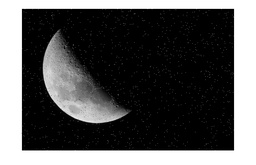
#> input picture imagens/entrada/Lua1_gray.jpg, 256 x 165 px, shrunk from 723 x 465 before the run
$ python parte_3.py
#> lines starting #> are read from the running program, lines starting #| are printed output that depends on the picture
import cv2
import math
import numpy as np

Pwx = np.array([[-1, 0, 1], [-1, 0, 1], [-1, 0, 1]])
Pwy = np.array([[-1, -1, -1], [0, 0, 0], [1, 1, 1]])

Sbx = np.array([[-1, 0, 1], [-2, 0, 2], [-1, 0, 1]])
Sby = np.array([[-1, -2, -1], [0, 0, 0], [1, 2, 1]])

Scx = np.array([[-3, 0, 3], [-10, 0, 10], [-3, 0, 3]])
Scy = np.array([[-3, -10, -3], [0, 0, 0], [3, 10, 3]])


def apply_kernel(img, kernel):
    sz = kernel.shape[0] // 2

    # add mirror board
    img_padded = cv2.copyMakeBorder(img, sz, sz, sz, sz, cv2.BORDER_REFLECT)

    # Create output image
    output_img = np.zeros_like(img_padded, dtype=np.int32)

    for i in range(sz, img_padded.shape[0] - sz):
        for j in range(sz, img_padded.shape[1] - sz):
            neigh = img_padded[i - sz:i + sz + 1, j - sz:j + sz + 1]
            output_img[i, j] = np.sum(neigh * kernel)

    # Remove mirror board
    output_img = output_img[sz:-sz, sz:-sz]

    # Normalize
    output_img = (output_img - np.min(output_img)) / (np.max(output_img) - np.min(output_img)) * 255

    return output_img.astype(np.uint8)


def gradient_magnitude(gx, gy):
    gx = gx.astype(np.int32)
    gy = gy.astype(np.int32)
    magnitude = np.around(np.sqrt(gx ** 2 + gy ** 2))
    magnitude = magnitude / np.max(magnitude) * 255

    return magnitude.astype(np.uint8)


def gradient_direction(gx, gy):
    gx = gx.astype(np.int32)
    gy = gy.astype(np.int32)
    eps = 10 ** (-8)
    direction = np.degrees(np.arctan2(gy, gx + eps))
    direction = (direction - np.min(direction)) / (np.max(direction) - np.min(direction)) * 255

    return direction.astype(np.uint8)


def local_maximum(gx, gy):
    gx = gx.astype(np.int32)
    gy = gy.astype(np.int32)
    magnitude = np.around(np.sqrt(gx ** 2 + gy ** 2))
    eps = 10 ** (-8)
    direction = np.degrees(np.arctan2(gy, gx + eps))

    def get_neighbours(i, j):
        mapping = {
            'A': (i - 1, j - 1),
            'B': (i - 1, j),
            'C': (i - 1, j + 1),
            'D': (i, j - 1),
            'F': (i, j + 1),
            'G': (i + 1, j - 1),
            'H': (i + 1, j),
            'I': (i + 1, j + 1)
        }
        if 22.5 < direction[i, j] <= 67.5:
            return mapping['C'], mapping['G']
        elif 67.5 < direction[i, j] <= 112.5:
            return mapping['B'], mapping['H']
        elif 112.5 < direction[i, j] <= 157.5:
            return mapping['A'], mapping['I']
        elif 157.5 < direction[i, j] <= 180:
            return mapping['D'], mapping['F']
        elif -22.5 < direction[i, j] <= 22.5:
            return mapping['F'], mapping['D']
        elif -67.5 < direction[i, j] <= -22.5:
            return mapping['I'], mapping['A']
        elif -112.5 < direction[i, j] <= -67.5:
            return mapping['H'], mapping['B']
        elif -157.5 < direction[i, j] <= -112.5:
            return mapping['G'], mapping['C']
        elif -180 <= direction[i, j] <= -157.5:
            return mapping['D'], mapping['F']

    output_img = np.zeros_like(magnitude, dtype=np.int32)

    for i in range(1, direction.shape[0] - 1):
        for j in range(1, direction.shape[1] - 1):
            y, x = get_neighbours(i, j)
            yi, yj = y
            xi, xj = x
            if magnitude[i, j] > magnitude[yi, yj] and magnitude[i, j] > magnitude[xi, xj]:
                output_img[i, j] = magnitude[i, j]

    output_img = output_img / np.max(output_img) * 255
    return output_img.astype(np.uint8)


def vertical_components(img):
    pw = apply_kernel(img, Pwx)
    sb = apply_kernel(img, Sbx)
    sc = apply_kernel(img, Scx)

    return pw, sb, sc


def horizontal_components(img):
    pw = apply_kernel(img, Pwy)
    sb = apply_kernel(img, Sby)
    sc = apply_kernel(img, Scy)

    return pw, sb, sc

def median_filter(img):
    output_img = np.zeros_like(img, dtype=np.int32)

    for i in range(1, img.shape[0]-1):
        for j in range(1, img.shape[1]-1):
            values = img[i - 1:i + 2, j - 1:j + 2]
            values = np.sort(values, axis=None)
            output_img[i, j] = values[4]

    return output_img.astype(np.uint8)


def create_imgs(img, name):
    gx_pw, gx_sb, gx_sc = vertical_components(img)
    gy_pw, gy_sb, gy_sc = horizontal_components(img)

    img_magnitude_pw = gradient_magnitude(gx_pw, gy_pw)
    img_magnitude_sb = gradient_magnitude(gx_sb, gy_sb)
    img_magnitude_sc = gradient_magnitude(gx_sc, gy_sc)

    img_direction_pw = gradient_direction(gx_pw, gy_pw)
    img_direction_sb = gradient_direction(gx_sb, gy_sb)
    img_direction_sc = gradient_direction(gx_sc, gy_sc)

    img_local_max_pw = local_maximum(gx_pw, gy_pw)
    img_local_max_sb = local_maximum(gx_sb, gy_sb)
    img_local_max_sc = local_maximum(gx_sc, gy_sc)

    cv2.imwrite('imagens/saida/Prewitt/' + name + '_Gx.png', gx_pw)
    cv2.imwrite('imagens/saida/Prewitt/' + name + '_Gy.png', gy_pw)
    cv2.imwrite('imagens/saida/Prewitt/' + name + '_magnitude.png', img_magnitude_pw)
    cv2.imwrite('imagens/saida/Prewitt/' + name + '_direction.png', img_direction_pw)
    cv2.imwrite('imagens/saida/Prewitt/' + name + '_local_max.png', img_local_max_pw)

    cv2.imwrite('imagens/saida/Sobel/' + name + '_Gx.png', gx_sb)
    cv2.imwrite('imagens/saida/Sobel/' + name + '_Gy.png', gy_sb)
    cv2.imwrite('imagens/saida/Sobel/' + name + '_magnitude.png', img_magnitude_sb)
    cv2.imwrite('imagens/saida/Sobel/' + name + '_direction.png', img_direction_sb)
    cv2.imwrite('imagens/saida/Sobel/' + name + '_local_max.png', img_local_max_sb)

    cv2.imwrite('imagens/saida/Scharr/' + name + '_Gx.png', gx_sc)
    cv2.imwrite('imagens/saida/Scharr/' + name + '_Gy.png', gy_sc)
    cv2.imwrite('imagens/saida/Scharr/' + name + '_magnitude.png', img_magnitude_sc)
    cv2.imwrite('imagens/saida/Scharr/' + name + '_direction.png', img_direction_sc)
    cv2.imwrite('imagens/saida/Scharr/' + name + '_local_max.png', img_local_max_sc)


if __name__ == '__main__':
    img_a = cv2.imread('imagens/entrada/Lua1_gray.jpg', cv2.IMREAD_GRAYSCALE)
#> img_a is the input picture: shape (165, 256); min 0, max 255, mean 87.7
    img_a = median_filter(median_filter(img_a))
#> in median_filter (call 2), `output_img = np.zeros_like(img, dtype=np.int32)`: output_img: shape (165, 256) int32; every value is 0
    img_b = cv2.imread('imagens/entrada/chessboard_inv.png', cv2.IMREAD_GRAYSCALE)
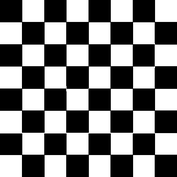
#> input picture imagens/entrada/chessboard_inv.png, 177 x 177 px, shrunk from 500 x 500 before the run
#> img_b is the input picture: shape (177, 177); min 0, max 255, mean 124.8
    create_imgs(img_a, 'lua')
#> after the loop in apply_kernel, `for i in range(sz, img_padded.shape[0] - sz):`:
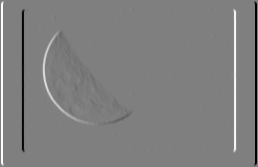
#> output_img: shape (167, 258) int32; min -765, max 765, mean 0; drawn with min black and max white
#> after the loop in apply_kernel (call 4), `for i in range(sz, img_padded.shape[0] - sz):`:
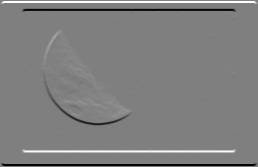
#> output_img: shape (167, 258) int32; min -765, max 765, mean 0; drawn with min black and max white
#> in gradient_magnitude, `gy = gy.astype(np.int32)`: gy: shape (165, 256) int32; 180 distinct labels, from 0 to 255
#> in gradient_magnitude, `magnitude = magnitude / np.max(magnitude) * 255`:
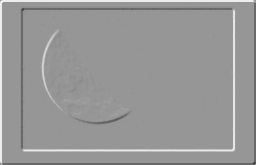
#> magnitude: shape (165, 256) float64; min 49.17, max 255, mean 151.4
#> in gradient_magnitude (call 2), `gy = gy.astype(np.int32)`:
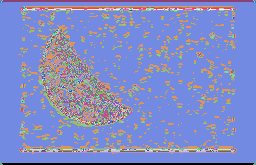
#> gy: shape (165, 256) int32; 186 distinct labels, from 0 to 255; one colour per label, 0 black
#> in gradient_magnitude (call 3), `gy = gy.astype(np.int32)`:
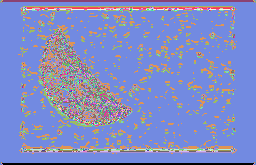
#> gy: shape (165, 256) int32; 193 distinct labels, from 0 to 255; one colour per label, 0 black
#> in gradient_direction, `direction = np.degrees(np.arctan2(gy, gx + eps))`:
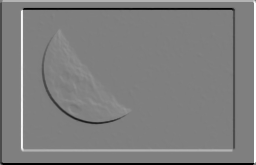
#> direction: shape (165, 256) float64; min 0, max 90, mean 44.8; drawn with min black and max white
    create_imgs(img_b, 'chessboard')
